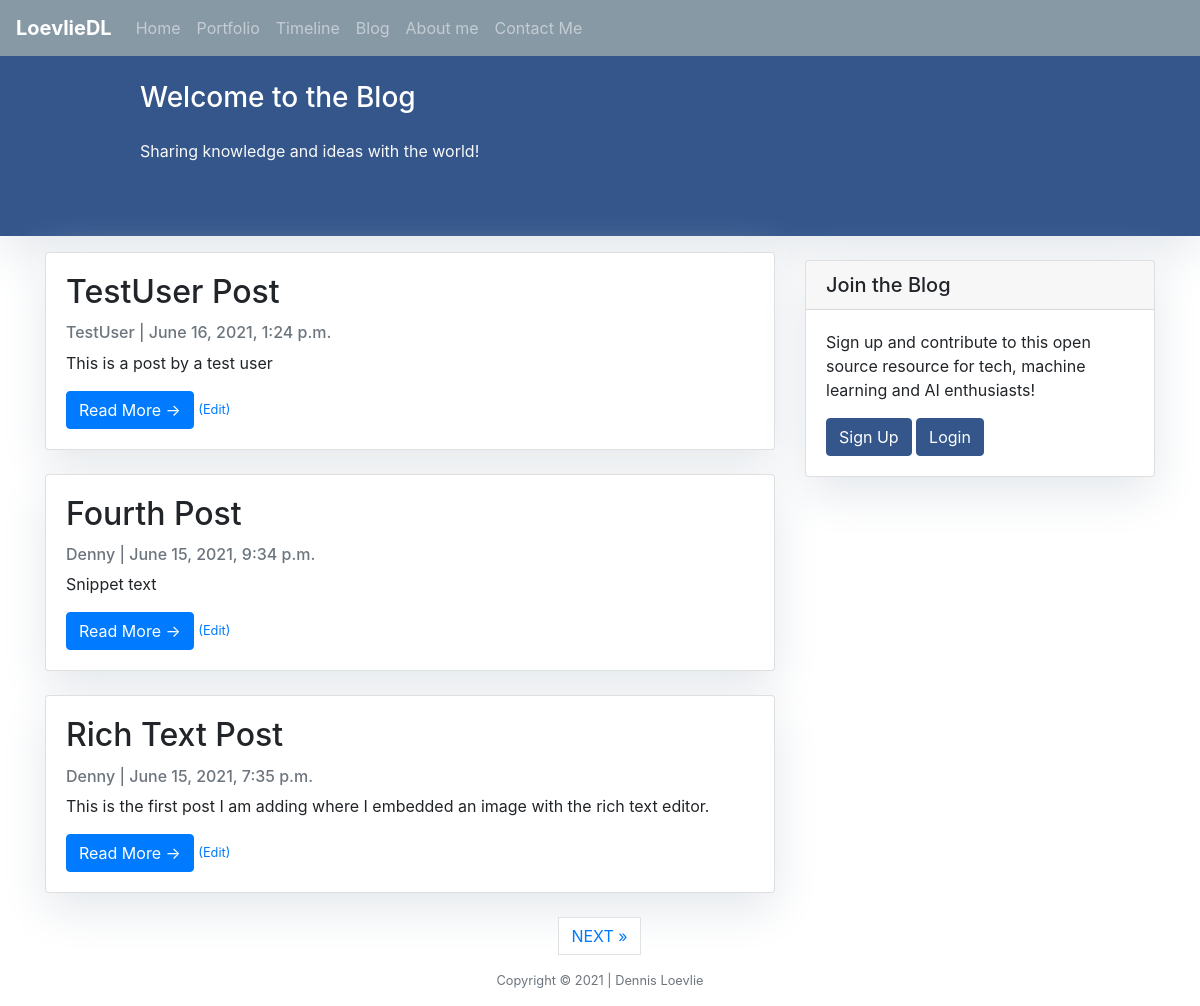
The page /Blog/ on the database its author committed.
### Portfolio/models.py (models this page shows, shortened)
class Post(models.Model):
    title = models.CharField(max_length=200, unique=True)
    slug = models.SlugField(max_length=200, unique=True)
    snippet = models.CharField(max_length=300, default="Default snippet text")
    author = models.ForeignKey(User, on_delete= models.CASCADE,related_name='blog_posts')
    updated_on = models.DateTimeField(auto_now=True)
    header_image = models.ImageField(null=True,blank=True,upload_to = "images/")
    content = RichTextField(blank=True,null=True)
    created_on = models.DateTimeField(auto_now_add=True)
    status = models.IntegerField(choices=STATUS, default=0)
    class Meta:
        ordering = ['-created_on']

### Portfolio/views.py (the view)
# urls.py: re_path(r'^Blog/$', views.blog.as_view(), name='Blog'),
class blog(generic.ListView):
    queryset = Post.objects.filter(status=1).order_by('-created_on')
    template_name = 'Portfolio/blog.html'
    paginate_by = 3

### Portfolio/templates/Portfolio/blog.html (shortened to what this page needs)
{% extends "Portfolio/layout.html" %}
{% load static %}
{% block main %}
<header class="masthead">
    <div class="overlay">
    <div class="container">
        <div class="row">
            <div class=" col-md-8 col-md-10 mx-auto">
                <div class="site-heading">
                    <h3 class=" site-heading my-4 mt-3 text-white"> Welcome to the Blog {{ user.username }} </h3>
                    <p class="text-light">Sharing knowledge and ideas with the world!  &nbsp
                    </p>
                </div>
            </div>
        </div>
    </div>
</div>
</header>
<div class="container">
    <div class="row">
        <div class="col-md-8 mt-3 left">
            {% for post in post_list %}
            <div class="card mb-4">
                <div class="card-body">
                    <h2 class="card-title">{{ post.title }}</h2>
                    <p class="card-text text-muted h6">{{ post.author }} | {{ post.created_on}} </p>
                    <p class="card-text">{{ post.snippet|safe }}</p>
                    <a href="{% url 'post_detail' post.slug  %}" class="btn btn-primary">Read More &rarr;</a>
                    <small><a href="{% url 'update_post' post.slug  %}">(Edit)</a></small>
                </div>
            </div>
            {% endfor %}
        </div>
        {% block sidebar %} {% include 'Portfolio/sidebar.html' %} {% endblock sidebar %}
    </div>
</div>
{% if is_paginated %}
  <ul class="pagination justify-content-center">
    {% if page_obj.has_next %}
    <li><a href="?page={{ page_obj.next_page_number }}" class="page-link"> NEXT &raquo;</a></li>
    {% endif %}
  </ul>
{% endif %}
{%endblock%}

### static/Portfolio/css/styles.css (style rules this page uses)
.container { min-height: 500px; }
* { box-sizing: border-box; }

### Portfolio/templates/Portfolio/blog.html (style rules this page uses)
.card { box-shadow: 0 16px 48px #E3E7EB; }
.masthead { background: #34568B; height: 180px; padding-bottom: 5px; box-shadow: 0 16px 48px #E3E7EB; padding-top: 1px; }

### Portfolio/templates/Portfolio/sidebar.html (style rules this page uses)
.card { box-shadow: 0 16px 48px #E3E7EB; }

### rows shown on the page
Post: title "TestUser Post", author "TestUser", created_on "June 16, 2021, 1:24 p.m.", snippet "This is a post by a test user"
Post: title "Fourth Post", author "Denny", created_on "June 15, 2021, 9:34 p.m.", snippet "Snippet text"
Post: title "Rich Text Post", author "Denny", created_on "June 15, 2021, 7:35 p.m.", snippet "This is the first post I am adding where I embedded an image with the rich text editor."
